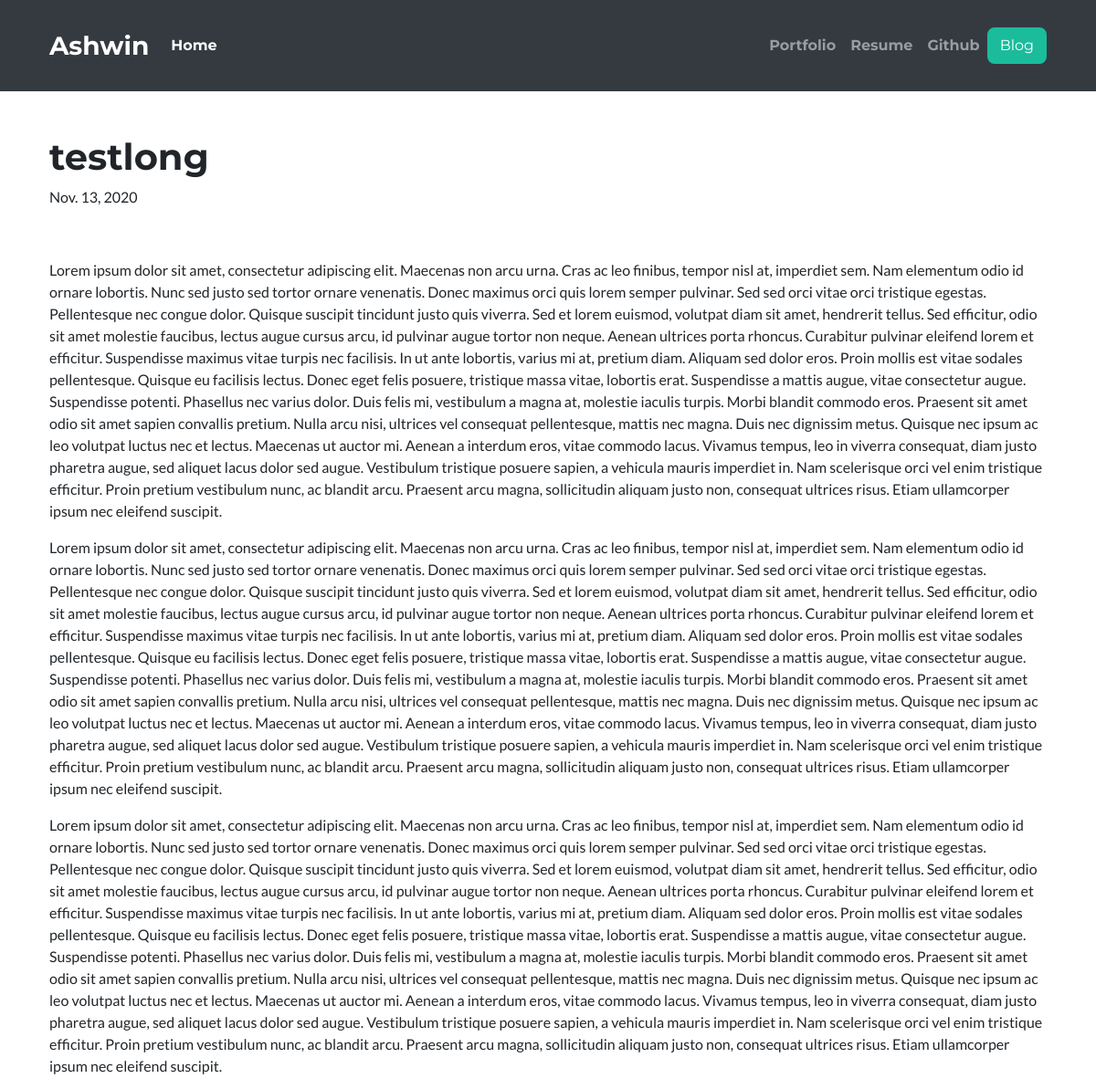
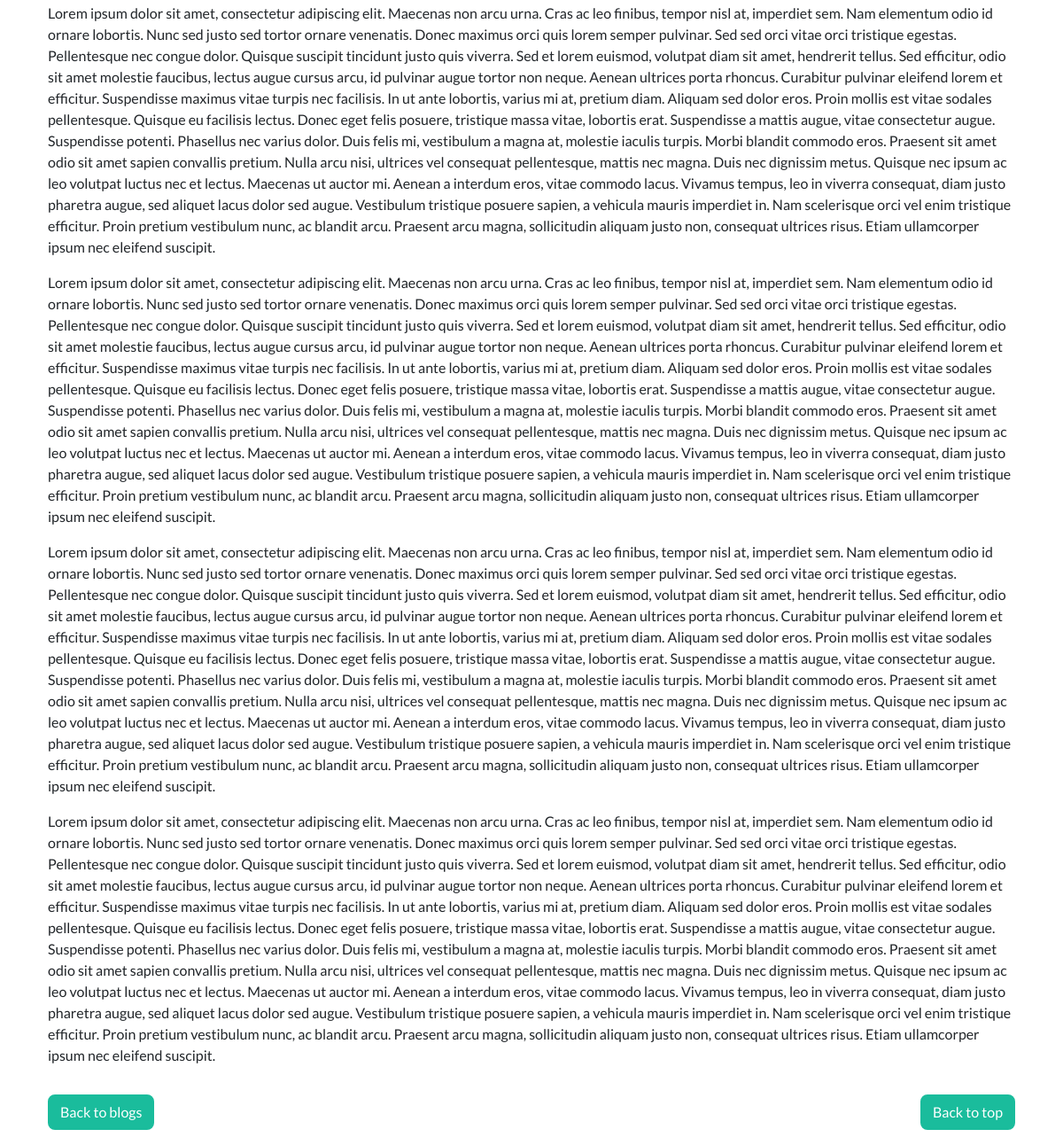
The app's page /blog/readblog/4/ with its own data (2 pictures, top to bottom).
### blog/models.py (models this page shows, shortened)
class Blogdata (models.Model):
    title = models.CharField(max_length=100)
    post_date = models.DateField()
    content = models.TextField(max_length=20000)

### blog/views.py (the view)
# urls.py: path('readblog/<int:blog_id>/', views.blogmain, name='blogmain')
def blogmain(request, blog_id):
    blog_data = get_object_or_404(Blogdata, pk=blog_id)
    return render(request, 'blog/blogmain.html', {'blog': blog_data})

### blog/templates/blog/blogmain.html
{% extends 'blog/blog-base.html' %}
{% block content %}
<div class="container pt-5">
    <h1 class="animate__animated animate__lightSpeedInLeft">{{ blog.title }}</h1>
    <p class="animate__animated animate__fadeInUp">{{ blog.post_date }}</p>
    <br>
    <p>{{ blog.content|safe }}</p>
</div>
<div class="container pt-3 pb-5">
    <a href="{% url 'blog:bloghome' %}"><button class="btn btn-primary float-left">Back to blogs</button></a>
    <a href="#mainNav"><button class="btn btn-primary float-right">Back to top</button></a>
</div>
{% endblock %}

### records on screen
Blogdata: title "testlong", post_date "Nov. 13, 2020", content "Lorem ipsum dolor sit amet, consectetur adipiscing elit. Maecenas non arcu urna. Cras ac leo finibus, tempor nisl at, imperdiet sem. Nam elementum odio id ornare lobortis. Nunc sed justo sed tortor ornare venenatis. Donec maximus orci quis lorem semper pulvinar. Sed sed orci vitae orci tristique egestas. Pellentesque nec congue dolor. Quisque suscipit tincidunt justo quis viverra. Sed et lorem euismod, volutpat diam sit amet, hendrerit tellus. Sed efficitur, odio sit amet molestie faucibus, lectus augue cursus arcu, id pulvinar augue tortor non neque. Aenean ultrices porta rhoncus. Curabitur pulvinar eleifend lorem et efficitur. Suspendisse maximus vitae turpis nec facilisis. In ut ante…"
